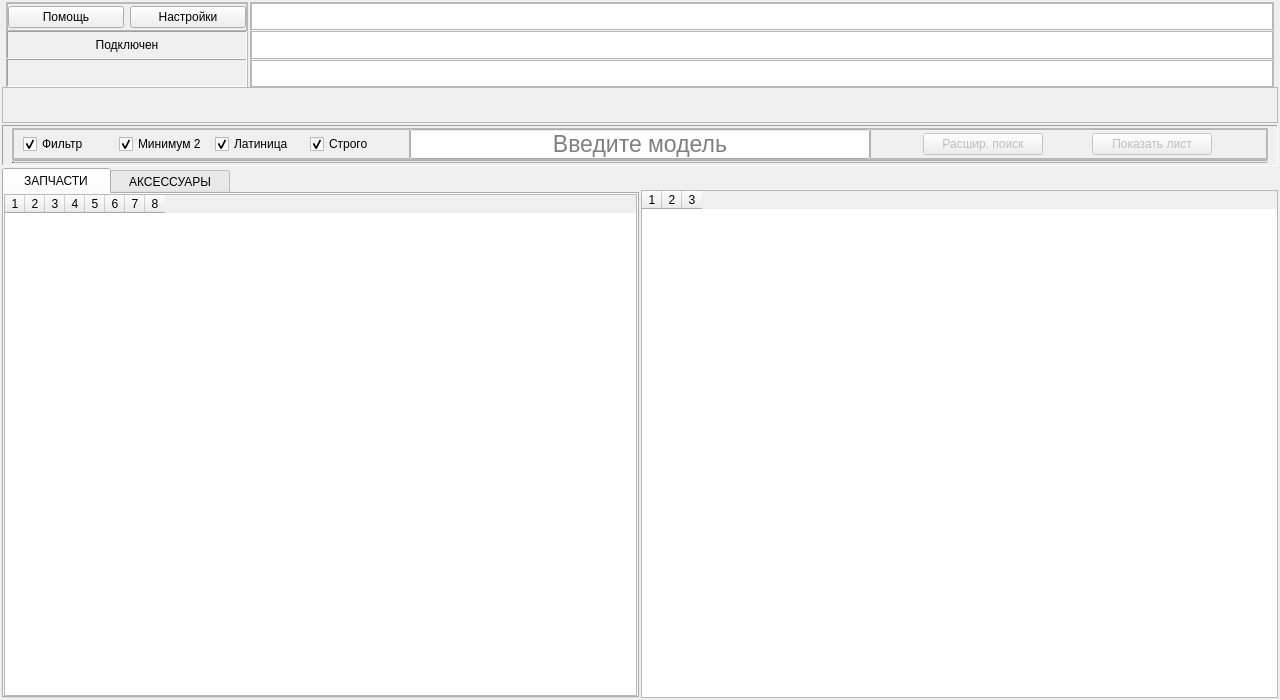
<?xml version="1.0" encoding="UTF-8"?>
<ui version="4.0">
 <class>MainWindow</class>
 <widget class="QMainWindow" name="MainWindow">
  <property name="geometry">
   <rect>
    <x>0</x>
    <y>0</y>
    <width>1280</width>
    <height>700</height>
   </rect>
  </property>
  <property name="windowTitle">
   <string notr="true">MDA</string>
  </property>
  <property name="windowIcon">
   <iconset>
    <normaloff>MDA.ico</normaloff>MDA.ico</iconset>
  </property>
  <property name="iconSize">
   <size>
    <width>64</width>
    <height>64</height>
   </size>
  </property>
  <widget class="QWidget" name="centralwidget">
   <layout class="QVBoxLayout" name="verticalLayout">
    <property name="spacing">
     <number>2</number>
    </property>
    <property name="leftMargin">
     <number>2</number>
    </property>
    <property name="topMargin">
     <number>2</number>
    </property>
    <property name="rightMargin">
     <number>2</number>
    </property>
    <property name="bottomMargin">
     <number>2</number>
    </property>
    <item>
     <widget class="QWidget" name="HEAD" native="true">
      <property name="sizePolicy">
       <sizepolicy hsizetype="Preferred" vsizetype="Fixed">
        <horstretch>0</horstretch>
        <verstretch>0</verstretch>
       </sizepolicy>
      </property>
      <property name="minimumSize">
       <size>
        <width>0</width>
        <height>164</height>
       </size>
      </property>
      <property name="maximumSize">
       <size>
        <width>16777215</width>
        <height>164</height>
       </size>
      </property>
      <layout class="QVBoxLayout" name="verticalLayout_8">
       <property name="spacing">
        <number>2</number>
       </property>
       <property name="leftMargin">
        <number>0</number>
       </property>
       <property name="topMargin">
        <number>0</number>
       </property>
       <property name="rightMargin">
        <number>0</number>
       </property>
       <property name="bottomMargin">
        <number>0</number>
       </property>
       <item>
        <widget class="QWidget" name="widget_3" native="true">
         <property name="sizePolicy">
          <sizepolicy hsizetype="Expanding" vsizetype="Expanding">
           <horstretch>0</horstretch>
           <verstretch>0</verstretch>
          </sizepolicy>
         </property>
         <layout class="QVBoxLayout" name="verticalLayout_3">
          <property name="spacing">
           <number>2</number>
          </property>
          <property name="leftMargin">
           <number>0</number>
          </property>
          <property name="topMargin">
           <number>0</number>
          </property>
          <property name="rightMargin">
           <number>0</number>
          </property>
          <property name="bottomMargin">
           <number>0</number>
          </property>
          <item>
           <widget class="QFrame" name="frame">
            <property name="minimumSize">
             <size>
              <width>0</width>
              <height>86</height>
             </size>
            </property>
            <layout class="QHBoxLayout" name="horizontalLayout_5">
             <property name="spacing">
              <number>2</number>
             </property>
             <property name="leftMargin">
              <number>4</number>
             </property>
             <property name="topMargin">
              <number>0</number>
             </property>
             <property name="rightMargin">
              <number>4</number>
             </property>
             <property name="bottomMargin">
              <number>0</number>
             </property>
             <item>
              <widget class="QFrame" name="frame_7">
               <property name="minimumSize">
                <size>
                 <width>100</width>
                 <height>0</height>
                </size>
               </property>
               <property name="frameShape">
                <enum>QFrame::StyledPanel</enum>
               </property>
               <property name="frameShadow">
                <enum>QFrame::Raised</enum>
               </property>
               <layout class="QVBoxLayout" name="verticalLayout_2">
                <property name="spacing">
                 <number>0</number>
                </property>
                <property name="leftMargin">
                 <number>0</number>
                </property>
                <property name="topMargin">
                 <number>0</number>
                </property>
                <property name="rightMargin">
                 <number>0</number>
                </property>
                <property name="bottomMargin">
                 <number>0</number>
                </property>
                <item>
                 <widget class="QFrame" name="frame_8">
                  <property name="frameShape">
                   <enum>QFrame::StyledPanel</enum>
                  </property>
                  <property name="frameShadow">
                   <enum>QFrame::Raised</enum>
                  </property>
                  <layout class="QHBoxLayout" name="horizontalLayout_7">
                   <property name="leftMargin">
                    <number>0</number>
                   </property>
                   <property name="topMargin">
                    <number>0</number>
                   </property>
                   <property name="rightMargin">
                    <number>0</number>
                   </property>
                   <property name="bottomMargin">
                    <number>0</number>
                   </property>
                   <item>
                    <widget class="QPushButton" name="help">
                     <property name="sizePolicy">
                      <sizepolicy hsizetype="Minimum" vsizetype="Fixed">
                       <horstretch>0</horstretch>
                       <verstretch>0</verstretch>
                      </sizepolicy>
                     </property>
                     <property name="minimumSize">
                      <size>
                       <width>116</width>
                       <height>0</height>
                      </size>
                     </property>
                     <property name="maximumSize">
                      <size>
                       <width>116</width>
                       <height>16777215</height>
                      </size>
                     </property>
                     <property name="text">
                      <string>Помощь</string>
                     </property>
                    </widget>
                   </item>
                   <item>
                    <widget class="QPushButton" name="settings_button">
                     <property name="minimumSize">
                      <size>
                       <width>116</width>
                       <height>0</height>
                      </size>
                     </property>
                     <property name="maximumSize">
                      <size>
                       <width>116</width>
                       <height>16777215</height>
                      </size>
                     </property>
                     <property name="text">
                      <string>Настройки</string>
                     </property>
                    </widget>
                   </item>
                  </layout>
                 </widget>
                </item>
                <item>
                 <widget class="QLabel" name="web_status">
                  <property name="sizePolicy">
                   <sizepolicy hsizetype="Fixed" vsizetype="Preferred">
                    <horstretch>0</horstretch>
                    <verstretch>0</verstretch>
                   </sizepolicy>
                  </property>
                  <property name="minimumSize">
                   <size>
                    <width>240</width>
                    <height>0</height>
                   </size>
                  </property>
                  <property name="maximumSize">
                   <size>
                    <width>240</width>
                    <height>16777215</height>
                   </size>
                  </property>
                  <property name="font">
                   <font>
                    <pointsize>9</pointsize>
                   </font>
                  </property>
                  <property name="frameShape">
                   <enum>QFrame::Panel</enum>
                  </property>
                  <property name="frameShadow">
                   <enum>QFrame::Sunken</enum>
                  </property>
                  <property name="text">
                   <string>Подключен</string>
                  </property>
                  <property name="alignment">
                   <set>Qt::AlignCenter</set>
                  </property>
                 </widget>
                </item>
                <item>
                 <widget class="QLabel" name="price_status">
                  <property name="sizePolicy">
                   <sizepolicy hsizetype="Fixed" vsizetype="Preferred">
                    <horstretch>0</horstretch>
                    <verstretch>0</verstretch>
                   </sizepolicy>
                  </property>
                  <property name="minimumSize">
                   <size>
                    <width>240</width>
                    <height>0</height>
                   </size>
                  </property>
                  <property name="maximumSize">
                   <size>
                    <width>240</width>
                    <height>16777215</height>
                   </size>
                  </property>
                  <property name="font">
                   <font>
                    <pointsize>9</pointsize>
                   </font>
                  </property>
                  <property name="frameShape">
                   <enum>QFrame::Panel</enum>
                  </property>
                  <property name="frameShadow">
                   <enum>QFrame::Sunken</enum>
                  </property>
                  <property name="text">
                   <string/>
                  </property>
                  <property name="alignment">
                   <set>Qt::AlignCenter</set>
                  </property>
                 </widget>
                </item>
               </layout>
              </widget>
             </item>
             <item>
              <widget class="QFrame" name="frame_9">
               <property name="frameShape">
                <enum>QFrame::StyledPanel</enum>
               </property>
               <property name="frameShadow">
                <enum>QFrame::Raised</enum>
               </property>
               <layout class="QVBoxLayout" name="verticalLayout_9">
                <property name="spacing">
                 <number>1</number>
                </property>
                <property name="leftMargin">
                 <number>0</number>
                </property>
                <property name="topMargin">
                 <number>0</number>
                </property>
                <property name="rightMargin">
                 <number>0</number>
                </property>
                <property name="bottomMargin">
                 <number>0</number>
                </property>
                <item>
                 <widget class="QPlainTextEdit" name="tf_work_name">
                  <property name="minimumSize">
                   <size>
                    <width>0</width>
                    <height>26</height>
                   </size>
                  </property>
                  <property name="font">
                   <font>
                    <pointsize>9</pointsize>
                   </font>
                  </property>
                  <property name="readOnly">
                   <bool>true</bool>
                  </property>
                  <property name="textInteractionFlags">
                   <set>Qt::TextSelectableByKeyboard|Qt::TextSelectableByMouse</set>
                  </property>
                 </widget>
                </item>
                <item>
                 <widget class="QPlainTextEdit" name="tf_work_descr">
                  <property name="minimumSize">
                   <size>
                    <width>0</width>
                    <height>26</height>
                   </size>
                  </property>
                  <property name="font">
                   <font>
                    <pointsize>9</pointsize>
                   </font>
                  </property>
                  <property name="readOnly">
                   <bool>true</bool>
                  </property>
                  <property name="textInteractionFlags">
                   <set>Qt::TextSelectableByKeyboard|Qt::TextSelectableByMouse</set>
                  </property>
                 </widget>
                </item>
                <item>
                 <widget class="QPlainTextEdit" name="tf_work_price">
                  <property name="minimumSize">
                   <size>
                    <width>0</width>
                    <height>26</height>
                   </size>
                  </property>
                  <property name="font">
                   <font>
                    <pointsize>9</pointsize>
                   </font>
                  </property>
                  <property name="readOnly">
                   <bool>true</bool>
                  </property>
                  <property name="textInteractionFlags">
                   <set>Qt::TextSelectableByKeyboard|Qt::TextSelectableByMouse</set>
                  </property>
                 </widget>
                </item>
               </layout>
              </widget>
             </item>
            </layout>
           </widget>
          </item>
          <item>
           <spacer name="verticalSpacer_2">
            <property name="orientation">
             <enum>Qt::Vertical</enum>
            </property>
            <property name="sizeHint" stdset="0">
             <size>
              <width>20</width>
              <height>40</height>
             </size>
            </property>
           </spacer>
          </item>
          <item>
           <widget class="QFrame" name="frame_6">
            <property name="sizePolicy">
             <sizepolicy hsizetype="Preferred" vsizetype="Fixed">
              <horstretch>0</horstretch>
              <verstretch>0</verstretch>
             </sizepolicy>
            </property>
            <property name="minimumSize">
             <size>
              <width>0</width>
              <height>36</height>
             </size>
            </property>
            <property name="maximumSize">
             <size>
              <width>16777215</width>
              <height>36</height>
             </size>
            </property>
            <property name="baseSize">
             <size>
              <width>0</width>
              <height>36</height>
             </size>
            </property>
            <property name="frameShape">
             <enum>QFrame::StyledPanel</enum>
            </property>
            <property name="frameShadow">
             <enum>QFrame::Raised</enum>
            </property>
            <layout class="QHBoxLayout" name="horizontalLayout_4">
             <property name="topMargin">
              <number>2</number>
             </property>
             <property name="bottomMargin">
              <number>2</number>
             </property>
             <item>
              <spacer name="horizontalSpacer_2">
               <property name="orientation">
                <enum>Qt::Horizontal</enum>
               </property>
               <property name="sizeHint" stdset="0">
                <size>
                 <width>287</width>
                 <height>20</height>
                </size>
               </property>
              </spacer>
             </item>
             <item>
              <widget class="QLabel" name="manufacturer_1">
               <property name="sizePolicy">
                <sizepolicy hsizetype="Fixed" vsizetype="Fixed">
                 <horstretch>0</horstretch>
                 <verstretch>0</verstretch>
                </sizepolicy>
               </property>
               <property name="minimumSize">
                <size>
                 <width>128</width>
                 <height>30</height>
                </size>
               </property>
               <property name="maximumSize">
                <size>
                 <width>128</width>
                 <height>16777215</height>
                </size>
               </property>
               <property name="baseSize">
                <size>
                 <width>128</width>
                 <height>0</height>
                </size>
               </property>
               <property name="font">
                <font>
                 <pointsize>12</pointsize>
                </font>
               </property>
               <property name="text">
                <string/>
               </property>
               <property name="alignment">
                <set>Qt::AlignCenter</set>
               </property>
              </widget>
             </item>
             <item>
              <widget class="QLabel" name="manufacturer_2">
               <property name="sizePolicy">
                <sizepolicy hsizetype="Fixed" vsizetype="Fixed">
                 <horstretch>0</horstretch>
                 <verstretch>0</verstretch>
                </sizepolicy>
               </property>
               <property name="minimumSize">
                <size>
                 <width>128</width>
                 <height>30</height>
                </size>
               </property>
               <property name="maximumSize">
                <size>
                 <width>128</width>
                 <height>16777215</height>
                </size>
               </property>
               <property name="baseSize">
                <size>
                 <width>128</width>
                 <height>0</height>
                </size>
               </property>
               <property name="font">
                <font>
                 <pointsize>12</pointsize>
                </font>
               </property>
               <property name="text">
                <string/>
               </property>
               <property name="alignment">
                <set>Qt::AlignCenter</set>
               </property>
              </widget>
             </item>
             <item>
              <widget class="QLabel" name="manufacturer_3">
               <property name="sizePolicy">
                <sizepolicy hsizetype="Fixed" vsizetype="Fixed">
                 <horstretch>0</horstretch>
                 <verstretch>0</verstretch>
                </sizepolicy>
               </property>
               <property name="minimumSize">
                <size>
                 <width>128</width>
                 <height>30</height>
                </size>
               </property>
               <property name="maximumSize">
                <size>
                 <width>128</width>
                 <height>16777215</height>
                </size>
               </property>
               <property name="baseSize">
                <size>
                 <width>128</width>
                 <height>0</height>
                </size>
               </property>
               <property name="font">
                <font>
                 <pointsize>12</pointsize>
                 <weight>75</weight>
                 <bold>true</bold>
                </font>
               </property>
               <property name="text">
                <string/>
               </property>
               <property name="alignment">
                <set>Qt::AlignCenter</set>
               </property>
              </widget>
             </item>
             <item>
              <widget class="QLabel" name="manufacturer_4">
               <property name="sizePolicy">
                <sizepolicy hsizetype="Fixed" vsizetype="Fixed">
                 <horstretch>0</horstretch>
                 <verstretch>0</verstretch>
                </sizepolicy>
               </property>
               <property name="minimumSize">
                <size>
                 <width>128</width>
                 <height>30</height>
                </size>
               </property>
               <property name="maximumSize">
                <size>
                 <width>128</width>
                 <height>16777215</height>
                </size>
               </property>
               <property name="baseSize">
                <size>
                 <width>128</width>
                 <height>0</height>
                </size>
               </property>
               <property name="font">
                <font>
                 <pointsize>12</pointsize>
                </font>
               </property>
               <property name="text">
                <string/>
               </property>
               <property name="alignment">
                <set>Qt::AlignCenter</set>
               </property>
              </widget>
             </item>
             <item>
              <widget class="QLabel" name="manufacturer_5">
               <property name="sizePolicy">
                <sizepolicy hsizetype="Fixed" vsizetype="Fixed">
                 <horstretch>0</horstretch>
                 <verstretch>0</verstretch>
                </sizepolicy>
               </property>
               <property name="minimumSize">
                <size>
                 <width>128</width>
                 <height>30</height>
                </size>
               </property>
               <property name="maximumSize">
                <size>
                 <width>128</width>
                 <height>16777215</height>
                </size>
               </property>
               <property name="baseSize">
                <size>
                 <width>128</width>
                 <height>0</height>
                </size>
               </property>
               <property name="font">
                <font>
                 <pointsize>12</pointsize>
                </font>
               </property>
               <property name="text">
                <string/>
               </property>
               <property name="alignment">
                <set>Qt::AlignCenter</set>
               </property>
              </widget>
             </item>
             <item>
              <spacer name="horizontalSpacer">
               <property name="orientation">
                <enum>Qt::Horizontal</enum>
               </property>
               <property name="sizeHint" stdset="0">
                <size>
                 <width>287</width>
                 <height>20</height>
                </size>
               </property>
              </spacer>
             </item>
            </layout>
           </widget>
          </item>
          <item>
           <widget class="QFrame" name="frame_2">
            <property name="frameShape">
             <enum>QFrame::Panel</enum>
            </property>
            <property name="frameShadow">
             <enum>QFrame::Sunken</enum>
            </property>
            <layout class="QVBoxLayout" name="verticalLayout_7">
             <property name="spacing">
              <number>0</number>
             </property>
             <property name="leftMargin">
              <number>9</number>
             </property>
             <property name="topMargin">
              <number>2</number>
             </property>
             <property name="rightMargin">
              <number>9</number>
             </property>
             <property name="bottomMargin">
              <number>2</number>
             </property>
             <item>
              <widget class="QFrame" name="frame_3">
               <property name="minimumSize">
                <size>
                 <width>0</width>
                 <height>32</height>
                </size>
               </property>
               <property name="maximumSize">
                <size>
                 <width>16777215</width>
                 <height>32</height>
                </size>
               </property>
               <property name="baseSize">
                <size>
                 <width>0</width>
                 <height>32</height>
                </size>
               </property>
               <property name="frameShape">
                <enum>QFrame::StyledPanel</enum>
               </property>
               <property name="frameShadow">
                <enum>QFrame::Raised</enum>
               </property>
               <property name="lineWidth">
                <number>0</number>
               </property>
               <layout class="QHBoxLayout">
                <property name="spacing">
                 <number>0</number>
                </property>
                <property name="leftMargin">
                 <number>0</number>
                </property>
                <property name="topMargin">
                 <number>0</number>
                </property>
                <property name="rightMargin">
                 <number>0</number>
                </property>
                <property name="bottomMargin">
                 <number>0</number>
                </property>
                <item>
                 <widget class="QFrame" name="frame_4">
                  <property name="frameShape">
                   <enum>QFrame::StyledPanel</enum>
                  </property>
                  <property name="frameShadow">
                   <enum>QFrame::Raised</enum>
                  </property>
                  <layout class="QHBoxLayout" name="horizontalLayout">
                   <property name="leftMargin">
                    <number>9</number>
                   </property>
                   <property name="topMargin">
                    <number>0</number>
                   </property>
                   <property name="rightMargin">
                    <number>9</number>
                   </property>
                   <property name="bottomMargin">
                    <number>0</number>
                   </property>
                   <item>
                    <widget class="QCheckBox" name="chb_search_smart">
                     <property name="enabled">
                      <bool>true</bool>
                     </property>
                     <property name="text">
                      <string>Фильтр</string>
                     </property>
                     <property name="checked">
                      <bool>true</bool>
                     </property>
                    </widget>
                   </item>
                   <item>
                    <widget class="QCheckBox" name="chb_search_narrow">
                     <property name="text">
                      <string>Минимум 2</string>
                     </property>
                     <property name="checked">
                      <bool>true</bool>
                     </property>
                    </widget>
                   </item>
                   <item>
                    <widget class="QCheckBox" name="chb_search_eng">
                     <property name="enabled">
                      <bool>true</bool>
                     </property>
                     <property name="text">
                      <string>Латиница</string>
                     </property>
                     <property name="checked">
                      <bool>true</bool>
                     </property>
                    </widget>
                   </item>
                   <item>
                    <widget class="QCheckBox" name="chb_price_name_only">
                     <property name="enabled">
                      <bool>true</bool>
                     </property>
                     <property name="text">
                      <string>Строго</string>
                     </property>
                     <property name="checked">
                      <bool>true</bool>
                     </property>
                    </widget>
                   </item>
                  </layout>
                 </widget>
                </item>
                <item>
                 <widget class="QLineEdit" name="input_search">
                  <property name="sizePolicy">
                   <sizepolicy hsizetype="Fixed" vsizetype="Fixed">
                    <horstretch>0</horstretch>
                    <verstretch>0</verstretch>
                   </sizepolicy>
                  </property>
                  <property name="minimumSize">
                   <size>
                    <width>460</width>
                    <height>30</height>
                   </size>
                  </property>
                  <property name="maximumSize">
                   <size>
                    <width>460</width>
                    <height>30</height>
                   </size>
                  </property>
                  <property name="baseSize">
                   <size>
                    <width>460</width>
                    <height>30</height>
                   </size>
                  </property>
                  <property name="font">
                   <font>
                    <family>MS Shell Dlg 2</family>
                    <pointsize>17</pointsize>
                   </font>
                  </property>
                  <property name="maxLength">
                   <number>32</number>
                  </property>
                  <property name="alignment">
                   <set>Qt::AlignCenter</set>
                  </property>
                  <property name="placeholderText">
                   <string>Введите модель</string>
                  </property>
                 </widget>
                </item>
                <item>
                 <widget class="QFrame" name="frame_5">
                  <property name="frameShape">
                   <enum>QFrame::StyledPanel</enum>
                  </property>
                  <property name="frameShadow">
                   <enum>QFrame::Raised</enum>
                  </property>
                  <layout class="QHBoxLayout" name="horizontalLayout_6">
                   <property name="leftMargin">
                    <number>9</number>
                   </property>
                   <property name="topMargin">
                    <number>0</number>
                   </property>
                   <property name="rightMargin">
                    <number>9</number>
                   </property>
                   <property name="bottomMargin">
                    <number>0</number>
                   </property>
                   <item>
                    <widget class="QPushButton" name="pb_adv_search">
                     <property name="enabled">
                      <bool>false</bool>
                     </property>
                     <property name="maximumSize">
                      <size>
                       <width>120</width>
                       <height>16777215</height>
                      </size>
                     </property>
                     <property name="sizeIncrement">
                      <size>
                       <width>120</width>
                       <height>0</height>
                      </size>
                     </property>
                     <property name="text">
                      <string>Расшир. поиск</string>
                     </property>
                     <property name="autoDefault">
                      <bool>false</bool>
                     </property>
                     <property name="default">
                      <bool>false</bool>
                     </property>
                     <property name="flat">
                      <bool>false</bool>
                     </property>
                    </widget>
                   </item>
                   <item>
                    <widget class="QPushButton" name="pb_show_list">
                     <property name="enabled">
                      <bool>false</bool>
                     </property>
                     <property name="maximumSize">
                      <size>
                       <width>120</width>
                       <height>16777215</height>
                      </size>
                     </property>
                     <property name="sizeIncrement">
                      <size>
                       <width>120</width>
                       <height>0</height>
                      </size>
                     </property>
                     <property name="text">
                      <string>Показать лист</string>
                     </property>
                     <property name="autoDefault">
                      <bool>false</bool>
                     </property>
                     <property name="default">
                      <bool>false</bool>
                     </property>
                     <property name="flat">
                      <bool>false</bool>
                     </property>
                    </widget>
                   </item>
                  </layout>
                 </widget>
                </item>
               </layout>
              </widget>
             </item>
             <item>
              <widget class="QProgressBar" name="web_load_progress_bar">
               <property name="minimumSize">
                <size>
                 <width>0</width>
                 <height>3</height>
                </size>
               </property>
               <property name="maximumSize">
                <size>
                 <width>16777215</width>
                 <height>3</height>
                </size>
               </property>
               <property name="value">
                <number>0</number>
               </property>
               <property name="textVisible">
                <bool>false</bool>
               </property>
              </widget>
             </item>
            </layout>
           </widget>
          </item>
         </layout>
         <zorder>frame</zorder>
         <zorder>verticalSpacer_2</zorder>
         <zorder>frame_2</zorder>
         <zorder>frame_6</zorder>
        </widget>
       </item>
      </layout>
     </widget>
    </item>
    <item>
     <widget class="QWidget" name="BODY" native="true">
      <layout class="QHBoxLayout" name="horizontalLayout_3">
       <property name="spacing">
        <number>2</number>
       </property>
       <property name="leftMargin">
        <number>0</number>
       </property>
       <property name="topMargin">
        <number>0</number>
       </property>
       <property name="rightMargin">
        <number>0</number>
       </property>
       <property name="bottomMargin">
        <number>0</number>
       </property>
       <item>
        <widget class="QTabWidget" name="tab_widget">
         <property name="focusPolicy">
          <enum>Qt::NoFocus</enum>
         </property>
         <property name="tabShape">
          <enum>QTabWidget::Rounded</enum>
         </property>
         <property name="currentIndex">
          <number>0</number>
         </property>
         <widget class="QWidget" name="tab_3">
          <property name="sizePolicy">
           <sizepolicy hsizetype="Expanding" vsizetype="Expanding">
            <horstretch>0</horstretch>
            <verstretch>0</verstretch>
           </sizepolicy>
          </property>
          <property name="minimumSize">
           <size>
            <width>0</width>
            <height>0</height>
           </size>
          </property>
          <property name="maximumSize">
           <size>
            <width>16777215</width>
            <height>16777215</height>
           </size>
          </property>
          <attribute name="title">
           <string>   ЗАПЧАСТИ   </string>
          </attribute>
          <layout class="QVBoxLayout" name="verticalLayout_5">
           <property name="spacing">
            <number>0</number>
           </property>
           <property name="sizeConstraint">
            <enum>QLayout::SetMaximumSize</enum>
           </property>
           <property name="leftMargin">
            <number>0</number>
           </property>
           <property name="topMargin">
            <number>0</number>
           </property>
           <property name="rightMargin">
            <number>0</number>
           </property>
           <property name="bottomMargin">
            <number>0</number>
           </property>
           <item>
            <widget class="QTableWidget" name="table_parts">
             <property name="font">
              <font>
               <family>MS Shell Dlg 2</family>
              </font>
             </property>
             <property name="editTriggers">
              <set>QAbstractItemView::NoEditTriggers</set>
             </property>
             <property name="selectionMode">
              <enum>QAbstractItemView::SingleSelection</enum>
             </property>
             <property name="selectionBehavior">
              <enum>QAbstractItemView::SelectRows</enum>
             </property>
             <property name="showGrid">
              <bool>false</bool>
             </property>
             <property name="columnCount">
              <number>8</number>
             </property>
             <attribute name="horizontalHeaderMinimumSectionSize">
              <number>4</number>
             </attribute>
             <attribute name="horizontalHeaderDefaultSectionSize">
              <number>4</number>
             </attribute>
             <attribute name="horizontalHeaderHighlightSections">
              <bool>false</bool>
             </attribute>
             <attribute name="verticalHeaderVisible">
              <bool>false</bool>
             </attribute>
             <attribute name="verticalHeaderMinimumSectionSize">
              <number>14</number>
             </attribute>
             <attribute name="verticalHeaderDefaultSectionSize">
              <number>14</number>
             </attribute>
             <column/>
             <column/>
             <column/>
             <column/>
             <column/>
             <column/>
             <column/>
             <column/>
            </widget>
           </item>
          </layout>
         </widget>
         <widget class="QWidget" name="tab_4">
          <attribute name="title">
           <string>  АКСЕССУАРЫ  </string>
          </attribute>
          <layout class="QVBoxLayout" name="verticalLayout_6">
           <property name="spacing">
            <number>0</number>
           </property>
           <property name="sizeConstraint">
            <enum>QLayout::SetMaximumSize</enum>
           </property>
           <property name="leftMargin">
            <number>0</number>
           </property>
           <property name="topMargin">
            <number>0</number>
           </property>
           <property name="rightMargin">
            <number>0</number>
           </property>
           <property name="bottomMargin">
            <number>0</number>
           </property>
           <item>
            <widget class="QTableWidget" name="table_accesory">
             <property name="font">
              <font>
               <family>MS Shell Dlg 2</family>
              </font>
             </property>
             <property name="frameShape">
              <enum>QFrame::Panel</enum>
             </property>
             <property name="horizontalScrollBarPolicy">
              <enum>Qt::ScrollBarAsNeeded</enum>
             </property>
             <property name="autoScrollMargin">
              <number>16</number>
             </property>
             <property name="editTriggers">
              <set>QAbstractItemView::NoEditTriggers</set>
             </property>
             <property name="selectionMode">
              <enum>QAbstractItemView::SingleSelection</enum>
             </property>
             <property name="selectionBehavior">
              <enum>QAbstractItemView::SelectRows</enum>
             </property>
             <property name="showGrid">
              <bool>false</bool>
             </property>
             <property name="columnCount">
              <number>8</number>
             </property>
             <attribute name="horizontalHeaderMinimumSectionSize">
              <number>4</number>
             </attribute>
             <attribute name="horizontalHeaderDefaultSectionSize">
              <number>4</number>
             </attribute>
             <attribute name="horizontalHeaderHighlightSections">
              <bool>false</bool>
             </attribute>
             <attribute name="verticalHeaderVisible">
              <bool>false</bool>
             </attribute>
             <attribute name="verticalHeaderMinimumSectionSize">
              <number>14</number>
             </attribute>
             <attribute name="verticalHeaderDefaultSectionSize">
              <number>14</number>
             </attribute>
             <column/>
             <column/>
             <column/>
             <column/>
             <column/>
             <column/>
             <column/>
             <column/>
            </widget>
           </item>
          </layout>
         </widget>
        </widget>
       </item>
       <item>
        <widget class="QWidget" name="price_widget" native="true">
         <layout class="QVBoxLayout" name="verticalLayout_4">
          <property name="spacing">
           <number>2</number>
          </property>
          <property name="leftMargin">
           <number>0</number>
          </property>
          <property name="topMargin">
           <number>0</number>
          </property>
          <property name="rightMargin">
           <number>0</number>
          </property>
          <property name="bottomMargin">
           <number>0</number>
          </property>
          <item>
           <widget class="QWidget" name="model_widget" native="true">
            <property name="sizePolicy">
             <sizepolicy hsizetype="Preferred" vsizetype="Preferred">
              <horstretch>0</horstretch>
              <verstretch>20</verstretch>
             </sizepolicy>
            </property>
            <property name="minimumSize">
             <size>
              <width>0</width>
              <height>20</height>
             </size>
            </property>
            <property name="maximumSize">
             <size>
              <width>16777215</width>
              <height>20</height>
             </size>
            </property>
            <layout class="QHBoxLayout" name="horizontalLayout_2">
             <property name="leftMargin">
              <number>0</number>
             </property>
             <property name="topMargin">
              <number>0</number>
             </property>
             <property name="rightMargin">
              <number>0</number>
             </property>
             <property name="bottomMargin">
              <number>0</number>
             </property>
            </layout>
           </widget>
          </item>
          <item>
           <widget class="QTableWidget" name="table_price">
            <property name="font">
             <font>
              <family>MS Shell Dlg 2</family>
             </font>
            </property>
            <property name="editTriggers">
             <set>QAbstractItemView::NoEditTriggers</set>
            </property>
            <property name="selectionMode">
             <enum>QAbstractItemView::SingleSelection</enum>
            </property>
            <property name="selectionBehavior">
             <enum>QAbstractItemView::SelectRows</enum>
            </property>
            <property name="showGrid">
             <bool>false</bool>
            </property>
            <property name="columnCount">
             <number>3</number>
            </property>
            <attribute name="horizontalHeaderMinimumSectionSize">
             <number>4</number>
            </attribute>
            <attribute name="horizontalHeaderDefaultSectionSize">
             <number>4</number>
            </attribute>
            <attribute name="horizontalHeaderHighlightSections">
             <bool>false</bool>
            </attribute>
            <attribute name="verticalHeaderVisible">
             <bool>false</bool>
            </attribute>
            <attribute name="verticalHeaderMinimumSectionSize">
             <number>14</number>
            </attribute>
            <attribute name="verticalHeaderDefaultSectionSize">
             <number>14</number>
            </attribute>
            <column/>
            <column/>
            <column/>
           </widget>
          </item>
         </layout>
        </widget>
       </item>
      </layout>
     </widget>
    </item>
   </layout>
  </widget>
 </widget>
 <resources/>
 <connections/>
</ui>
